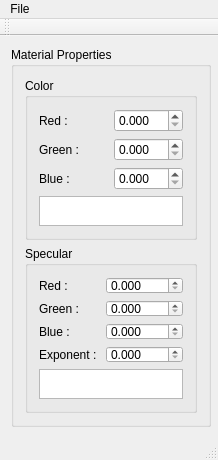
<?xml version="1.0" encoding="UTF-8"?>
<ui version="4.0">
 <class>MaterialEditorClass</class>
 <widget class="QMainWindow" name="MaterialEditorClass">
  <property name="geometry">
   <rect>
    <x>0</x>
    <y>0</y>
    <width>218</width>
    <height>460</height>
   </rect>
  </property>
  <property name="minimumSize">
   <size>
    <width>218</width>
    <height>460</height>
   </size>
  </property>
  <property name="maximumSize">
   <size>
    <width>218</width>
    <height>460</height>
   </size>
  </property>
  <property name="windowTitle">
   <string>MaterialEditor</string>
  </property>
  <widget class="QWidget" name="centralWidget">
   <layout class="QHBoxLayout" name="horizontalLayout_2">
    <item>
     <widget class="QGroupBox" name="groupBox">
      <property name="minimumSize">
       <size>
        <width>200</width>
        <height>0</height>
       </size>
      </property>
      <property name="maximumSize">
       <size>
        <width>200</width>
        <height>16777215</height>
       </size>
      </property>
      <property name="title">
       <string>Material Properties</string>
      </property>
      <layout class="QGridLayout" name="gridLayout_2">
       <item row="0" column="0">
        <layout class="QGridLayout" name="gridLayout">
         <item row="0" column="0">
          <widget class="QGroupBox" name="groupBox_2">
           <property name="title">
            <string>Color</string>
           </property>
           <layout class="QGridLayout" name="gridLayout_4">
            <item row="0" column="0">
             <layout class="QGridLayout" name="gridLayout_3">
              <item row="2" column="0">
               <widget class="QLabel" name="label_3">
                <property name="text">
                 <string>Blue :</string>
                </property>
               </widget>
              </item>
              <item row="0" column="0">
               <widget class="QLabel" name="label">
                <property name="text">
                 <string>Red : </string>
                </property>
               </widget>
              </item>
              <item row="1" column="0">
               <widget class="QLabel" name="label_2">
                <property name="text">
                 <string>Green :</string>
                </property>
               </widget>
              </item>
              <item row="0" column="1">
               <widget class="QDoubleSpinBox" name="cred">
                <property name="decimals">
                 <number>3</number>
                </property>
                <property name="maximum">
                 <double>1.000000000000000</double>
                </property>
                <property name="singleStep">
                 <double>0.001000000000000</double>
                </property>
               </widget>
              </item>
              <item row="1" column="1">
               <widget class="QDoubleSpinBox" name="cgreen">
                <property name="decimals">
                 <number>3</number>
                </property>
                <property name="maximum">
                 <double>1.000000000000000</double>
                </property>
                <property name="singleStep">
                 <double>0.001000000000000</double>
                </property>
               </widget>
              </item>
              <item row="2" column="1">
               <widget class="QDoubleSpinBox" name="cblue">
                <property name="decimals">
                 <number>3</number>
                </property>
                <property name="maximum">
                 <double>1.000000000000000</double>
                </property>
                <property name="singleStep">
                 <double>0.001000000000000</double>
                </property>
               </widget>
              </item>
             </layout>
            </item>
            <item row="2" column="0">
             <widget class="QGraphicsView" name="prevc">
              <property name="maximumSize">
               <size>
                <width>16777215</width>
                <height>30</height>
               </size>
              </property>
             </widget>
            </item>
           </layout>
          </widget>
         </item>
         <item row="2" column="0">
          <widget class="QGroupBox" name="groupBox_3">
           <property name="title">
            <string>Specular</string>
           </property>
           <layout class="QGridLayout" name="gridLayout_6">
            <item row="0" column="0">
             <layout class="QGridLayout" name="gridLayout_5">
              <item row="1" column="0">
               <widget class="QLabel" name="label_5">
                <property name="text">
                 <string>Green :</string>
                </property>
               </widget>
              </item>
              <item row="2" column="0">
               <widget class="QLabel" name="label_6">
                <property name="text">
                 <string>Blue :</string>
                </property>
               </widget>
              </item>
              <item row="0" column="0">
               <widget class="QLabel" name="label_4">
                <property name="text">
                 <string>Red :</string>
                </property>
               </widget>
              </item>
              <item row="3" column="0">
               <widget class="QLabel" name="label_7">
                <property name="text">
                 <string>Exponent :</string>
                </property>
               </widget>
              </item>
              <item row="0" column="1">
               <widget class="QDoubleSpinBox" name="sred">
                <property name="decimals">
                 <number>3</number>
                </property>
                <property name="maximum">
                 <double>1.000000000000000</double>
                </property>
                <property name="singleStep">
                 <double>0.001000000000000</double>
                </property>
               </widget>
              </item>
              <item row="1" column="1">
               <widget class="QDoubleSpinBox" name="sgreen">
                <property name="decimals">
                 <number>3</number>
                </property>
                <property name="maximum">
                 <double>1.000000000000000</double>
                </property>
                <property name="singleStep">
                 <double>0.001000000000000</double>
                </property>
               </widget>
              </item>
              <item row="2" column="1">
               <widget class="QDoubleSpinBox" name="sblue">
                <property name="decimals">
                 <number>3</number>
                </property>
                <property name="maximum">
                 <double>1.000000000000000</double>
                </property>
                <property name="singleStep">
                 <double>0.001000000000000</double>
                </property>
               </widget>
              </item>
              <item row="3" column="1">
               <widget class="QDoubleSpinBox" name="sexp">
                <property name="decimals">
                 <number>3</number>
                </property>
                <property name="maximum">
                 <double>1000.000000000000000</double>
                </property>
                <property name="singleStep">
                 <double>0.001000000000000</double>
                </property>
               </widget>
              </item>
             </layout>
            </item>
            <item row="1" column="0">
             <widget class="QGraphicsView" name="prevs">
              <property name="maximumSize">
               <size>
                <width>16777215</width>
                <height>30</height>
               </size>
              </property>
             </widget>
            </item>
           </layout>
          </widget>
         </item>
        </layout>
       </item>
      </layout>
     </widget>
    </item>
   </layout>
  </widget>
  <widget class="QMenuBar" name="menuBar">
   <property name="geometry">
    <rect>
     <x>0</x>
     <y>0</y>
     <width>218</width>
     <height>21</height>
    </rect>
   </property>
   <widget class="QMenu" name="menuFile">
    <property name="title">
     <string>File</string>
    </property>
    <addaction name="actionNew_Material"/>
    <addaction name="actionSave_Material"/>
    <addaction name="separator"/>
    <addaction name="actionQuit"/>
   </widget>
   <addaction name="menuFile"/>
  </widget>
  <widget class="QToolBar" name="mainToolBar">
   <attribute name="toolBarArea">
    <enum>TopToolBarArea</enum>
   </attribute>
   <attribute name="toolBarBreak">
    <bool>false</bool>
   </attribute>
  </widget>
  <widget class="QStatusBar" name="statusBar"/>
  <action name="actionNew_Material">
   <property name="text">
    <string>New Material</string>
   </property>
  </action>
  <action name="actionSave_Material">
   <property name="text">
    <string>Save Material</string>
   </property>
  </action>
  <action name="actionQuit">
   <property name="text">
    <string>Quit</string>
   </property>
  </action>
 </widget>
 <layoutdefault spacing="6" margin="11"/>
 <resources>
  <include location="MaterialEditor.qrc"/>
 </resources>
 <connections>
  <connection>
   <sender>cred</sender>
   <signal>valueChanged(double)</signal>
   <receiver>MaterialEditorClass</receiver>
   <slot>MarkChanged()</slot>
   <hints>
    <hint type="sourcelabel">
     <x>161</x>
     <y>108</y>
    </hint>
    <hint type="destinationlabel">
     <x>155</x>
     <y>35</y>
    </hint>
   </hints>
  </connection>
  <connection>
   <sender>cgreen</sender>
   <signal>valueChanged(double)</signal>
   <receiver>MaterialEditorClass</receiver>
   <slot>MarkChanged()</slot>
   <hints>
    <hint type="sourcelabel">
     <x>133</x>
     <y>141</y>
    </hint>
    <hint type="destinationlabel">
     <x>180</x>
     <y>38</y>
    </hint>
   </hints>
  </connection>
  <connection>
   <sender>cblue</sender>
   <signal>valueChanged(double)</signal>
   <receiver>MaterialEditorClass</receiver>
   <slot>MarkChanged()</slot>
   <hints>
    <hint type="sourcelabel">
     <x>145</x>
     <y>175</y>
    </hint>
    <hint type="destinationlabel">
     <x>204</x>
     <y>192</y>
    </hint>
   </hints>
  </connection>
  <connection>
   <sender>sred</sender>
   <signal>valueChanged(double)</signal>
   <receiver>MaterialEditorClass</receiver>
   <slot>MarkChanged()</slot>
   <hints>
    <hint type="sourcelabel">
     <x>147</x>
     <y>285</y>
    </hint>
    <hint type="destinationlabel">
     <x>214</x>
     <y>283</y>
    </hint>
   </hints>
  </connection>
  <connection>
   <sender>sgreen</sender>
   <signal>valueChanged(double)</signal>
   <receiver>MaterialEditorClass</receiver>
   <slot>MarkChanged()</slot>
   <hints>
    <hint type="sourcelabel">
     <x>139</x>
     <y>308</y>
    </hint>
    <hint type="destinationlabel">
     <x>214</x>
     <y>329</y>
    </hint>
   </hints>
  </connection>
  <connection>
   <sender>sblue</sender>
   <signal>valueChanged(double)</signal>
   <receiver>MaterialEditorClass</receiver>
   <slot>MarkChanged()</slot>
   <hints>
    <hint type="sourcelabel">
     <x>157</x>
     <y>337</y>
    </hint>
    <hint type="destinationlabel">
     <x>213</x>
     <y>392</y>
    </hint>
   </hints>
  </connection>
  <connection>
   <sender>sexp</sender>
   <signal>valueChanged(double)</signal>
   <receiver>MaterialEditorClass</receiver>
   <slot>MarkChanged()</slot>
   <hints>
    <hint type="sourcelabel">
     <x>127</x>
     <y>360</y>
    </hint>
    <hint type="destinationlabel">
     <x>202</x>
     <y>439</y>
    </hint>
   </hints>
  </connection>
  <connection>
   <sender>cred</sender>
   <signal>valueChanged(double)</signal>
   <receiver>MaterialEditorClass</receiver>
   <slot>UpdateColor()</slot>
   <hints>
    <hint type="sourcelabel">
     <x>175</x>
     <y>105</y>
    </hint>
    <hint type="destinationlabel">
     <x>233</x>
     <y>76</y>
    </hint>
   </hints>
  </connection>
  <connection>
   <sender>cgreen</sender>
   <signal>valueChanged(double)</signal>
   <receiver>MaterialEditorClass</receiver>
   <slot>UpdateColor()</slot>
   <hints>
    <hint type="sourcelabel">
     <x>133</x>
     <y>142</y>
    </hint>
    <hint type="destinationlabel">
     <x>219</x>
     <y>139</y>
    </hint>
   </hints>
  </connection>
  <connection>
   <sender>cblue</sender>
   <signal>valueChanged(double)</signal>
   <receiver>MaterialEditorClass</receiver>
   <slot>UpdateColor()</slot>
   <hints>
    <hint type="sourcelabel">
     <x>139</x>
     <y>172</y>
    </hint>
    <hint type="destinationlabel">
     <x>218</x>
     <y>178</y>
    </hint>
   </hints>
  </connection>
  <connection>
   <sender>sred</sender>
   <signal>valueChanged(double)</signal>
   <receiver>MaterialEditorClass</receiver>
   <slot>UpdateSpecColor()</slot>
   <hints>
    <hint type="sourcelabel">
     <x>169</x>
     <y>274</y>
    </hint>
    <hint type="destinationlabel">
     <x>231</x>
     <y>304</y>
    </hint>
   </hints>
  </connection>
  <connection>
   <sender>sgreen</sender>
   <signal>valueChanged(double)</signal>
   <receiver>MaterialEditorClass</receiver>
   <slot>UpdateSpecColor()</slot>
   <hints>
    <hint type="sourcelabel">
     <x>143</x>
     <y>302</y>
    </hint>
    <hint type="destinationlabel">
     <x>253</x>
     <y>346</y>
    </hint>
   </hints>
  </connection>
  <connection>
   <sender>sblue</sender>
   <signal>valueChanged(double)</signal>
   <receiver>MaterialEditorClass</receiver>
   <slot>UpdateSpecColor()</slot>
   <hints>
    <hint type="sourcelabel">
     <x>160</x>
     <y>333</y>
    </hint>
    <hint type="destinationlabel">
     <x>318</x>
     <y>376</y>
    </hint>
   </hints>
  </connection>
 </connections>
 <slots>
  <slot>MarkChanged()</slot>
  <slot>UpdateColor()</slot>
  <slot>UpdateSpecColor()</slot>
 </slots>
</ui>
